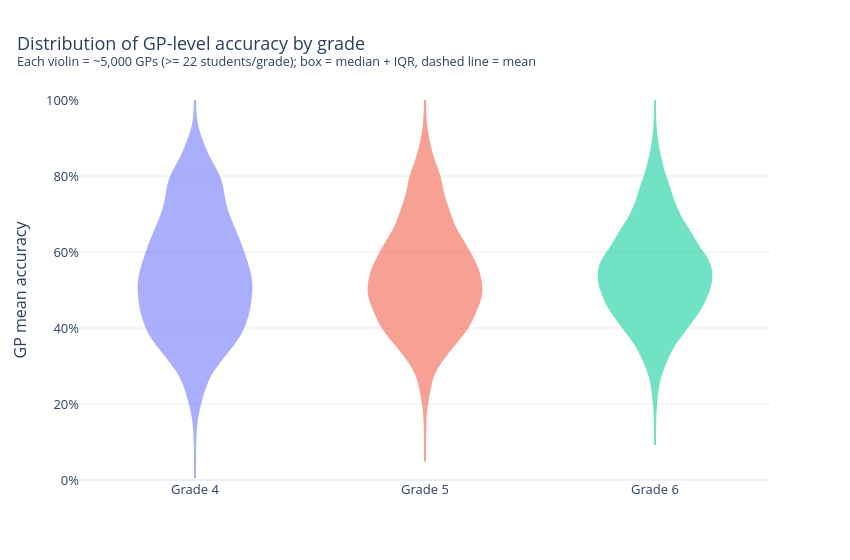

Notebook source saved alongside this figure:
### Markdown cell above
### Visualizing the GP-level accuracy distribution by grade

With ~5,000 reliable GPs per grade, a bar/heatmap per GP is unreadable, so we
visualize the **distribution** of GP accuracy instead:

- A **violin plot per grade** shows the full shape of the distribution
  (skew, spread, how heavy the low-performing tail is) across all GPs — much
  more informative than a single mean for thousands of units.
- An **embedded box plot** adds the median and inter-quartile range so the
  exact summary stats are visible on the same chart.
- A shared y-axis makes the grade-to-grade comparison direct.

### Code cell
# Violin (+ box) of GP-level accuracy, one violin per grade.
plot_df = gp_by_grade_reliable.reset_index()

fig = go.Figure()
for grade_val in grades:
    g = plot_df[plot_df["grade"] == grade_val]
    color = grade_colors.get(grade_val, "#AB63FA")
    fig.add_trace(
        go.Violin(
            y=g["accuracy"],
            name=f"Grade {grade_val}",
            line_color=color,
            fillcolor=color,
            opacity=0.55,
            box_visible=True,
            meanline_visible=True,
            points=False,
            hovertemplate=(
                f"Grade {grade_val}<br>"
                "Accuracy: %{y:.1%}<br>"
                f"n_GPs = {len(g):,}<extra></extra>"
            ),
        )
    )

fig.update_yaxes(
    title_text="GP mean accuracy",
    tickformat=".0%",
    gridcolor="rgba(0,0,0,0.08)",
    range=[0, 1],
)
fig.update_layout(
    title=dict(
        text=(
            "Distribution of GP-level accuracy by grade"
            f"<br><sup>Each violin = ~5,000 GPs (>= {MIN_STUDENTS_PER_GRADE} students/grade); "
            "box = median + IQR, dashed line = mean</sup>"
        ),
        x=0.02,
        xanchor="left",
    ),
    template="plotly_white",
    font=dict(size=13),
    width=850,
    height=560,
    margin=dict(t=100),
    showlegend=False,
)
fig.show()

### Figure 1 — Plotly figure (JSON) as saved in the notebook; plotly's stock layout.template omitted (floating-point values rounded to 4 significant figures; data arrays with more than 128 entries replaced by an {"elided": "..."} marker saying what was removed)
{"data": [{"box": {"visible": true}, "fillcolor": "#636EFA", "hovertemplate": "Grade 4<br>Accuracy: %{y:.1%}<br>n_GPs = 5,236<extra></extra>", "line": {"color": "#636EFA"}, "meanline": {"visible": true}, "name": "Grade 4", "opacity": 0.55, "points": false, "type": "violin", "y": {"elided": "5236 float values"}}, {"box": {"visible": true}, "fillcolor": "#EF553B", "hovertemplate": "Grade 5<br>Accuracy: %{y:.1%}<br>n_GPs = 5,287<extra></extra>", "line": {"color": "#EF553B"}, "meanline": {"visible": true}, "name": "Grade 5", "opacity": 0.55, "points": false, "type": "violin", "y": {"elided": "5287 float values"}}, {"box": {"visible": true}, "fillcolor": "#00CC96", "hovertemplate": "Grade 6<br>Accuracy: %{y:.1%}<br>n_GPs = 4,945<extra></extra>", "line": {"color": "#00CC96"}, "meanline": {"visible": true}, "name": "Grade 6", "opacity": 0.55, "points": false, "type": "violin", "y": {"elided": "4945 float values"}}], "layout": {"font": {"size": 13}, "height": 560, "margin": {"t": 100}, "showlegend": false, "title": {"text": "Distribution of GP-level accuracy by grade<br><sup>Each violin = ~5,000 GPs (>= 22 students/grade); box = median + IQR, dashed line = mean</sup>", "x": 0.02, "xanchor": "left"}, "width": 850, "yaxis": {"gridcolor": "rgba(0,0,0,0.08)", "range": [0, 1], "tickformat": ".0%", "title": {"text": "GP mean accuracy"}}}}
